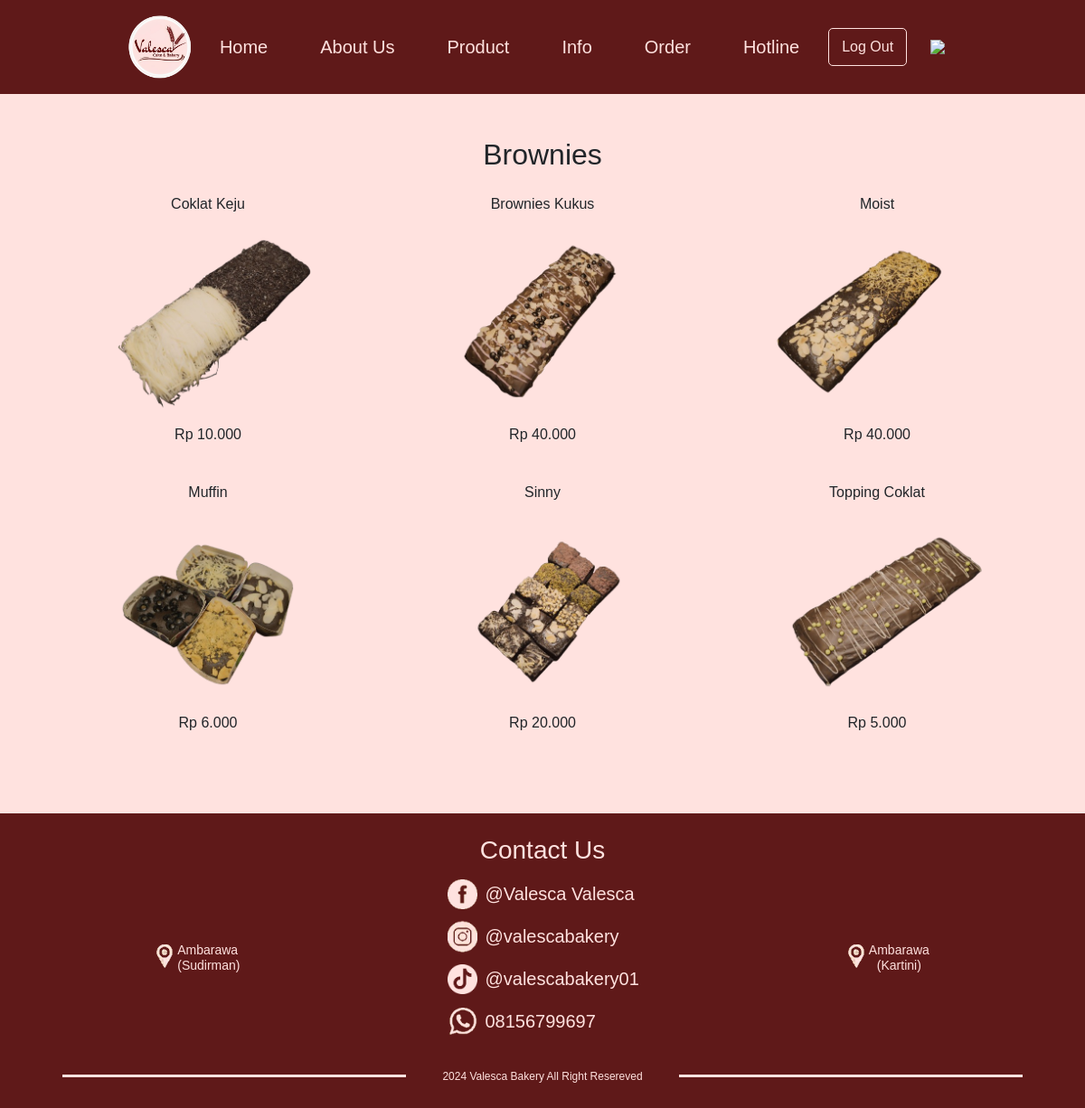
The page /Produk/Brownies/Brownies.php (signed in) on the database its author committed.
### tables this page shows
CREATE TABLE `brownies` (
  `id` int(11) NOT NULL,
  `title` varchar(255) NOT NULL,
  `kategori` varchar(50) NOT NULL,
  `price` decimal(10,2) NOT NULL,
  `link` varchar(255) NOT NULL
);

### Produk/Brownies/Brownies.php (the view, shortened to what this page needs)
<?php
$servername = "localhost";
$username = "root";
$password = "";
$dbname = "db_valesca";
$port = 3308;
$conn = new mysqli($servername, $username, $password, $dbname, $port);
$login = isset($_SESSION['username']);
$sql = "SELECT * FROM brownies";
$result = $conn->query($sql);
?>
<!DOCTYPE html>
<html lang="en">
<head>
    <link href="https://stackpath.bootstrapcdn.com/bootstrap/4.5.2/css/bootstrap.min.css" rel="stylesheet">
    <link rel="stylesheet" href="https://cdn.jsdelivr.net/npm/bootstrap@4.0.0/dist/css/bootstrap.min.css"
>
    <link rel="stylesheet" href="http://localhost/TR/valescaa.css">
</head>
<body>
<nav class="sticky-top navbar navbar-expand-lg d-flex custom-navbar">
        <div class="collapse navbar-collapse" id="navbarNav">
            <img class="img-fluid" id="logo" src="http://localhost/TR/Logo.PNG">
            <ul class="navbar-nav">
                <li class="nav-item pr-4"><a class="nav-link" href="http://localhost/TR/Home.php">Home</a></li>
                <li class="nav-item pr-4"><a class="nav-link" href="http://localhost/TR/AboutUs.php">About Us</a></li>
                <li class="nav-item dropdown pr-4">
                    <a class="nav-link" href="http://localhost/TR/Product.php">
                        Product
                    </a>
                </li>
                <li class="nav-item dropdown pr-4">
                    <a class="nav-link" href="http://localhost/TR/Promo.php">
                        Info
                    </a>
                </li>
                <li class="nav-item dropdown pr-4">
                    <a class="nav-link" href="http://localhost/TR/Orders.php">
                        Order
                    </a>
                </li>
                <li class="nav-item pr-4"><a class="nav-link" href="http://localhost/TR/hotline.php">Hotline</a></li>
                <?php
                if ($login) {
                    ?>
                    <li class="nav-item login" id="login">
                        <a class="btn btn-custom" href="http://localhost/TR/logout.php">Log Out</a>
                    </li>
                    <?php
                } else {
                    ?>
                    <li class="nav-item login" id="logout">
                        <a class="btn btn-custom" href="http://localhost/TR/login.php">Login Member</a>
                    </li>
                    <?php
                }
                ?>
            </ul>
            <img src="http://localhost/TR/halal.PNG" id="halal">
        </div>
    </nav>
    <section class="products py-5">
        <div class="container">
            <h2 class="text-center mb-4">Brownies</h2>
            <div class="d-flex justify-content-center flex-wrap">
                <?php if ($result && $result->num_rows > 0) : ?>
                    <?php while ($row = $result->fetch_assoc()) : ?>
                        <div class="col-lg-4 mb-4 d-flex justify-content-center">
                            <div class="text-center">
                                <p class="text-black"><?php echo htmlspecialchars($row['title']); ?></p>
                                <img src="<?php echo htmlspecialchars($row['link']); ?>" alt="<?php echo htmlspecialchars($row['title']); ?>" class="img-fluid rounded product-img" style="height: 200px; width: 100%; object-fit: cover; margin-bottom: 15px;">
                                <p class="text-black">Rp <?php echo number_format($row['price'], 0, ',', '.'); ?></p>
                            </div>
                        </div>
                    <?php endwhile; ?>
                <?php else : ?>
                    <p class="text-center">Menu tidak tersedia</p>
                <?php endif; ?>
            </div>
        </div>
    </section>
    <footer class="custom-footer d-flex justify-content-center flex-column">
        <h1 class="text-center mt-4">Contact Us</h1>
        <div class="d-flex align-items-center justify-content-center div-2">
            <div class="d-flex align-items-center cabang">
                <img src="http://localhost/TR//maps.webp">
                <div class="d-flex flex-column">
                    <h6>Ambarawa</h6>
                    <h6>(Sudirman)</h6>
                </div>
            </div>
            <div class="d-flex align-items-center flex-column contact">
                <div class="d-flex justify-content-start flex-column">
                    <div class="d-flex justify-content-start align-items-center py-1">
                        <img src="http://localhost/TR//Facebook.webp" id="logo-fb">
                        <h5>@Valesca Valesca</h5>
                    </div>
                    <div class="d-flex justify-content-start align-items-center py-1">
                        <img src="http://localhost/TR//Instagram.webp" id="logo-ig">
                        <h5>@valescabakery</h5>
                    </div>
                    <div class="d-flex justify-content-start align-items-center py-1">
                        <img src="http://localhost/TR//Tiktok.webp" id="logo-tiktok">
                        <h5>@valescabakery01</h5>
                    </div>
                    <div class="d-flex justify-content-start align-items-center py-1">
                        <img src="http://localhost/TR//Whatsaap.webp" id="logo-wa">
                        <h5>08156799697</h5>
                    </div>
                </div>
            </div>
            <div class="d-flex align-items-center cabang">
                <img src="http://localhost/TR//maps.webp">
                <div class="d-flex align-items-center justify-content-center flex-column">
                    <h6>Ambarawa</h6>
                    <h6>(Kartini)</h6>
                </div>
            </div>
        </div>
        <div class="d-flex justify-content-center align-items-center div-3">
            <div class="box"></div>
            <h6>2024 Valesca Bakery All Right Resereved</h6>
            <div class="box"></div>
        </div>
    </footer>
</body>
</html>

### valescaa.css (style rules this page uses)
body { font-family: 'Trebuchet MS', 'Lucida Sans Unicode', 'Lucida Grande', 'Lucida Sans', Arial, sans-serif; font-optical-sizing: auto; font-weight: 12px; font-style: normal; background-color: #ffe2df; }
.custom-navbar { padding-top: 15px; padding-bottom: 15px; background-color: #5f1919 !important; max-height: 600px; }
.custom-navbar .nav-link { color: #ffe2df !important; }
.btn-custom { margin-top: 2px; color: #ffe2df; text-decoration: none; padding: 8px 14px; border: 1px solid #ffe2df; border-radius: 5px; display: inline-block; }
.custom-footer { background-color: #5f1919 !important; color: #ffe2df !important; }
a { color: #ffe2df; text-decoration: none; }
.nav-link { font-size: 20px; }
.navbar-nav li { padding-left: 18px; padding-right: 18px; }
#login { padding-left: 0px; padding-right: 0px; margin-right: 26px; }
.product-img { max-width: 100%; max-height: 300px; object-fit: cover; transition: transform 0.3s ease, box-shadow 0.3s ease; }
h1 { font-size: clamp(26px, 4vw, 42px); }
#logo { width: 80px; }
footer h1 { font-size: clamp(8px, 2.5vw, 28px); }
footer h5 { font-size: clamp(8px, 2vw, 20px); }
footer h6 { font-size: clamp(4px, 2vw, 14px); }
#halal { width: 70px; }
#logo-fb { width: 33px; height: 33px; }
#logo-ig { width: 33px; height: 36px; }
#logo-tiktok { width: 33px; height: 33px; }
#logo-wa { width: 33px; height: 30px; }
footer h5 { margin-left: 8px; padding-top: 7px; }
.contact { margin-left: 300px; margin-right: 300px; }
.cabang h6 { margin-bottom: 0px; padding-bottom: 0px; }
.cabang img { margin-bottom: 3px; margin-right: 4px; }
footer .div-2 { margin-bottom: 30px; }
.div-3 { margin-bottom: 20px; }
.div-3 h6 { margin-left: 40px; margin-right: 40px; font-size: 14px; text-align: center; }
.box { width: 490px; height: 3px; background-color: #ffe2df; margin-bottom: 8px; }
@media (max-width: 1200px) { .contact { margin-left: 230px; margin-right: 230px; } }
@media (max-width: 1200px) { footer .div-2 { margin-bottom: 30px; } }
@media (max-width: 1200px) { .div-3 { margin-bottom: 20px; } }
@media (max-width: 1200px) { .div-3 h6 { margin-left: 40px; margin-right: 40px; font-size: 12px; } }
@media (max-width: 1200px) { .box { width: 380px; height: 3px; background-color: #ffe2df; margin-bottom: 8px; } }
@media (min-width: 991px) { .navbar-collapse { justify-content: center; } }

### rows shown on the page
brownies: title "Coklat Keju", link (picture), price "10.000"
brownies: title "Brownies Kukus", link (picture), price "40.000"
brownies: title "Moist", link (picture), price "40.000"
brownies: title "Muffin", link (picture), price "6.000"
brownies: title "Sinny", link (picture), price "20.000"
brownies: title "Topping Coklat", link (picture), price "5.000"
